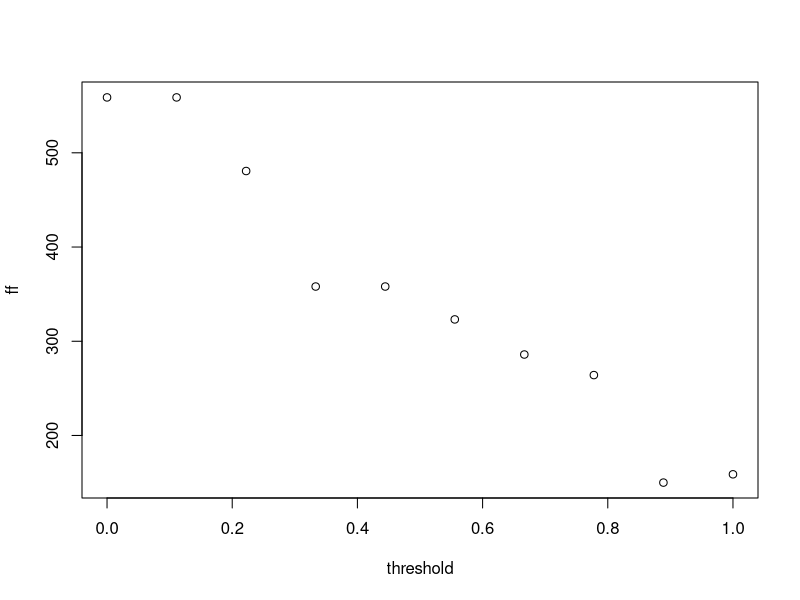

The R script that drew this image:
#Single shot spatially-explicit HD game

##highly highly recommend sticking all of this code into chatgpt 

#make sure R is clear of old variables
rm(list=ls())

#set the game in a function to pass parameters into the function
#so i think this lets you run the spatial_HD_game code but in a function
#just so you can change the variables more easily 

hd_sp_game=function(nd,c,rmn, threshold){
  
#set grids (of dimenson n by n) for the strategies, the resource distribution, 
#payoffs and hawk neighbourhood
#so if nd is 4, the grid is 4x4


grid=array(0,dim=c(nd,nd))
resource=array(0,dim=c(nd,nd))
payoff=array(0,dim=c(nd,nd))
htot=array(0,dim=c(nd,nd))

#use set.seed to fix random number generator
set.seed(100)

#set cost of contest
##Except we don't because you get it from function


#initialize the grid randomly with resource (with a mean of rmn)
#using a poisson distribution to populate the array with random values,
#the values have a mean of rmn so you can change it in the function


for(i in 1:nd){
    for(j in 1:nd){
      resource[i,j]=rpois(1,rmn)
    }
}

#initialize the grid randomly with hawks using a uniform random number 
#generator threshold and a conditional statement

#Each cell in the grid is assigned a Hawk (1.0) or Dove (0.0) 
#depending on whether a random number exceeds the threshold 
#(determined by runif(1, 0, 1)) - a higher threshold results in fewer
#hawks as it increases the likelihood of a dove

for(i in 1:nd){
  for(j in 1:nd){
    if(runif(1,0,1)>threshold) grid[i,j]=1.0 else grid[i,j]=0.0
  }
}

#set rules using conditional statements

for(i in 1:nd){
  for(j in 1:nd){
    
    # boundary conditions are periodic 
    
    am=0
    ap=0
    
    bm=0
    bp=0
    
    if(i-1==0) am=nd else am=i-1
    if(i+1>nd) ap=1 else ap=i+1
    
    if(j-1==0) bm=nd else bm=j-1
    if(j+1>nd) bp=1 else bp=j+1
    
     tmp=0.0
     if(grid[ap,j]==1) tmp=tmp+1.0
     if(grid[i,bp]==1) tmp=tmp+1.0
     if(grid[am,j]==1) tmp=tmp+1.0
     if(grid[i,bm]==1) tmp=tmp+1.0
     htot[i,j]=tmp
  }
}

#for each cell evaluate neighbourhood and return payoff

for(i in 1:nd){
  for(j in 1:nd){
    
    # boundary conditions are periodic 
    am=0
    ap=0
    
    bm=0
    bp=0
    
    if(i-1==0) am=nd else am=i-1
    if(i+1>nd) ap=1 else ap=i+1
    
    if(j-1==0) bm=nd else bm=j-1
    if(j+1>nd) bp=1 else bp=j+1
    
  
    #rules of the spatial game as conditional statements for a focal cell grid[i,j]
    
    if(grid[i,j]==0){# for a dove
      
      if(grid[ap,j]==0 && grid[am,j]==0 && grid[i,bp]==0 && grid[i,bm]==0) payoff[i,j]=resource[i,j]/5 #all neighbours are doves
      if(grid[ap,j]==1 || grid[am,j]==1 || grid[i,bp]==1 || grid[i,bm]==1) payoff[i,j]=0.0} #at least one neighbour is a hawk
    
    else{ #for a hawk
      
     if(grid[ap,j]==0 && grid[am,j]==0 && grid[i,bp]==0 && grid[i,bm]==0) payoff[i,j]=resource[i,j] #all neighbours are doves
     if(grid[ap,j]==1 && grid[am,j]==1 && grid[i,bp]==1 && grid[i,bm]==1) payoff[i,j]=c+resource[i,j]/5 #all neighbours are hawks
     if(grid[ap,j]==1 || grid[am,j]==1 || grid[i,bp]==1 || grid[i,bm]==1) payoff[i,j]=c+resource[i,j]/(htot[i,j]+1)} #some neighbours are hawks
     
     
  }
}

#function has to return a fitness value
#measures of fitness

#total fitness 
sum(payoff)

#average fitness 
#mean(payoff)

#variance in fitness 
#vp=sum((payoff-mean(payoff))^2/(nd*nd-1))
#vp

#coefficient of variation in fitness
#mean(payoff)/sqrt(vp)
}


##basically what this bit is doing is running the function 10 times with 
##different values for the threshold - this means it's changing the proportion
##of hawks and doves in the population every time 

##higher threshold means fewer hawks - this shows the relationship between
##the threshold and the overall fitness payoff in the population 
ff=array(0,dim=c(10))
threshold=seq(0,1,length=10)

for(k in 1:10)
ff[k]=hd_sp_game(4,25,50,threshold[k])

plot(threshold,ff)

